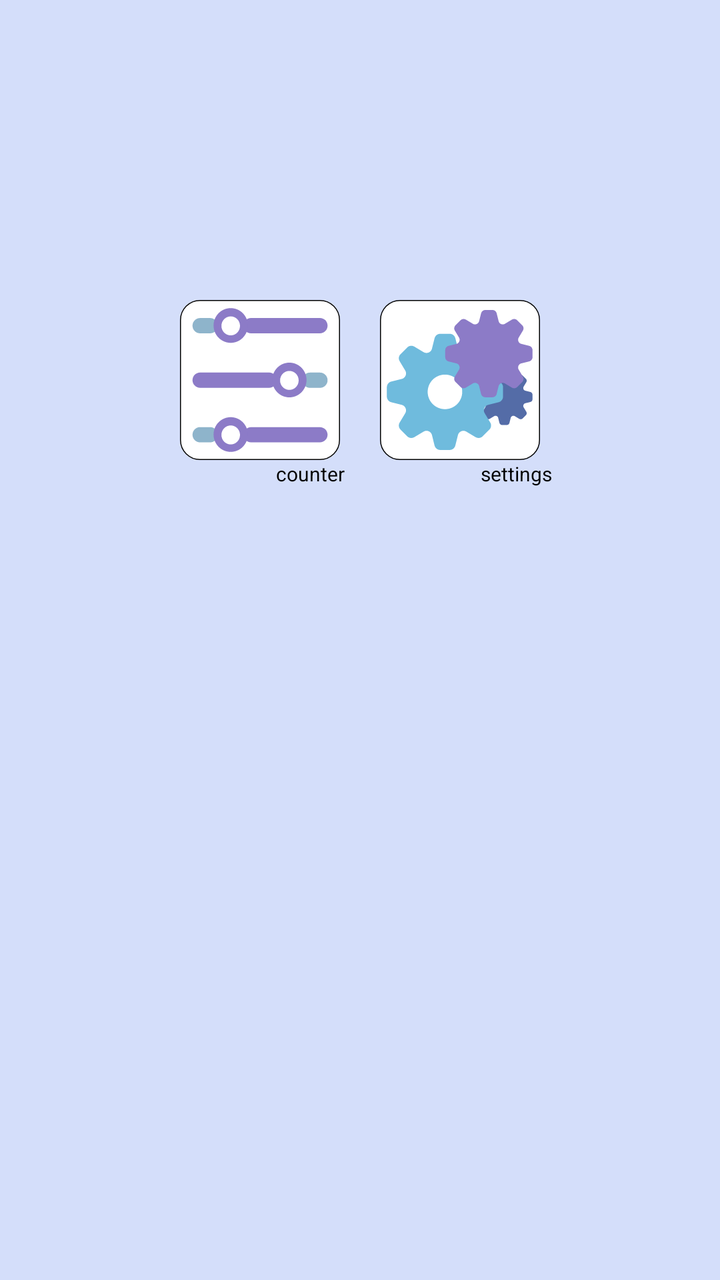
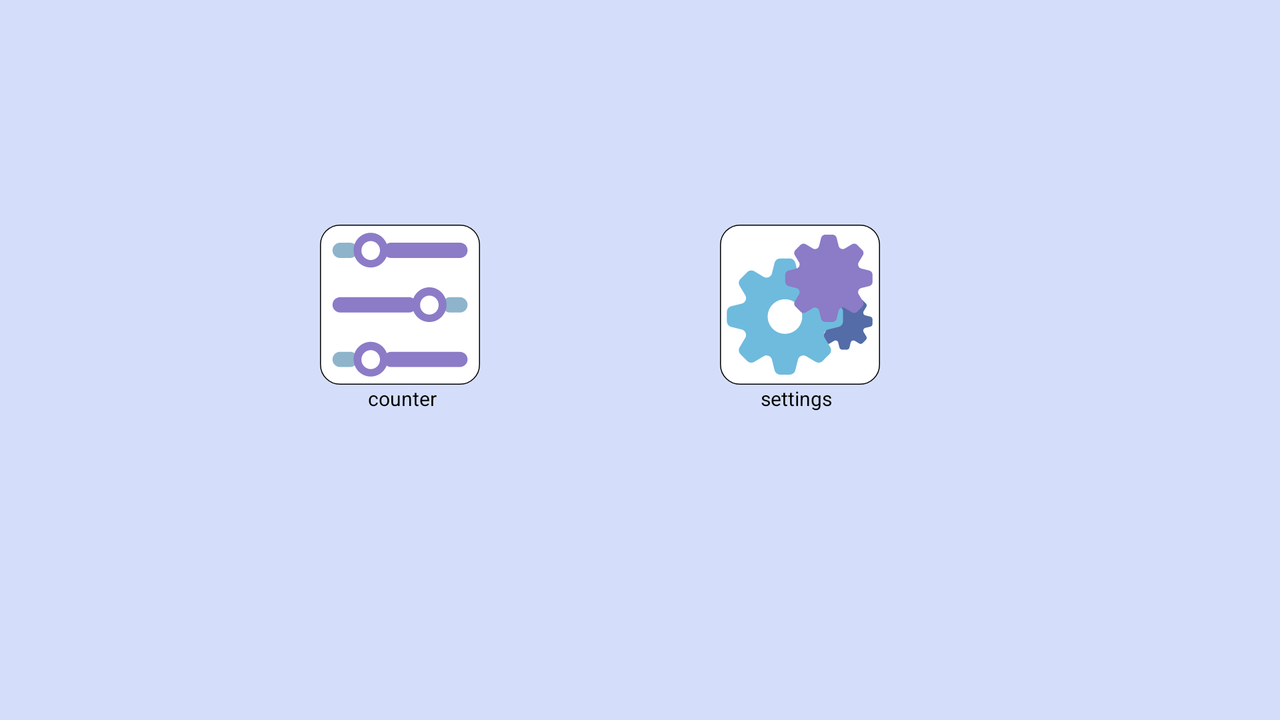

An Android layout and its configuration variant, each rendered on a device that would load it. The default file and the variant file are quoted in full after the pictures.
<!-- AndroidManifest.xml: application theme Theme.ClickCounter -->
<!-- res/layout/options_fragment.xml -->
<?xml version="1.0" encoding="utf-8"?>
<LinearLayout xmlns:android="http://schemas.android.com/apk/res/android"
    android:layout_width="match_parent"
    android:layout_height="match_parent"
    android:orientation="vertical"
    android:background="#D4DEFA"
    android:id="@+id/optionContainer">



    <LinearLayout
        android:layout_width="wrap_content"
        android:layout_height="wrap_content"
        android:orientation="horizontal"
        android:layout_gravity="center"
        android:layout_marginTop="150dp">

        <ImageButton
            android:id="@+id/counterButton"
            android:layout_width="80dp"
            android:layout_height="80dp"
            android:src="@drawable/ic_group_62"></ImageButton>

        <ImageButton
            android:id="@+id/settingsButton"
            android:layout_width="80dp"
            android:layout_height="80dp"
            android:layout_marginLeft="20dp"
            android:src="@drawable/ic_group_63"></ImageButton>

    </LinearLayout>
    <LinearLayout
        android:layout_width="wrap_content"
        android:layout_height="wrap_content">

        <TextView
            android:layout_width="wrap_content"
            android:layout_height="match_parent"
            android:layout_marginLeft="138dp"
            android:text="@string/counter"
            android:textColor="@color/black"
            android:textSize="10sp"></TextView>


        <TextView
            android:layout_width="wrap_content"
            android:layout_height="wrap_content"
            android:layout_marginStart="68dp"
            android:text="@string/settings"
            android:textColor="@color/black"
            android:textSize="10sp"></TextView>
    </LinearLayout>
</LinearLayout>
<!-- resources referenced by this layout -->
<resources>
  <!-- drawable ic_group_62: vector/xml drawable (drawable, 3657 chars, omitted) -->
  <!-- drawable ic_group_63: vector/xml drawable (drawable, 7786 chars, omitted) -->
  <string name="counter">counter</string>
  <string name="settings">settings</string>
  <style name="Theme.ClickCounter" parent="Theme.MaterialComponents.DayNight.DarkActionBar">
          
          <item name="colorPrimary">#A098ED</item>
          <item name="colorPrimaryVariant">@color/purple_700</item>
          <item name="colorOnPrimary">@color/white</item>
          
          <item name="colorSecondary">@color/teal_200</item>
          <item name="colorSecondaryVariant">@color/teal_700</item>
          <item name="colorOnSecondary">@color/black</item>
          
          <item name="android:statusBarColor" tools:targetApi="l">?attr/colorPrimaryVariant</item>
          
      </style>
</resources>
<!-- res/layout-land/options_fragment.xml (the repository's variant of the layout above) -->
<!-- drawn on the phone turned sideways -->
<?xml version="1.0" encoding="utf-8"?>
<androidx.constraintlayout.widget.ConstraintLayout xmlns:android="http://schemas.android.com/apk/res/android"
    xmlns:app="http://schemas.android.com/apk/res-auto"
    xmlns:tools="http://schemas.android.com/tools"
    android:layout_width="match_parent"
    android:layout_height="match_parent"
    android:orientation="vertical"
    android:background="#D4DEFA"
    android:id="@+id/optionContainer">

    <ImageButton
        android:id="@+id/settingsButton"
        android:layout_width="80dp"
        android:layout_height="80dp"
        android:layout_marginEnd="200dp"
        android:src="@drawable/ic_group_63"
        app:layout_constraintBottom_toBottomOf="parent"
        app:layout_constraintEnd_toEndOf="parent"
        app:layout_constraintTop_toTopOf="parent"
        app:layout_constraintVertical_bias="0.401"></ImageButton>

    <TextView
        android:id="@+id/textView"
        android:layout_width="wrap_content"
        android:layout_height="wrap_content"
        android:layout_marginEnd="24dp"
        android:text="@string/settings"
        android:textColor="@color/black"
        android:textSize="10sp"
        app:layout_constraintEnd_toEndOf="@+id/settingsButton"
        app:layout_constraintTop_toBottomOf="@+id/settingsButton"></TextView>

    <TextView

        android:layout_width="wrap_content"
        android:layout_height="wrap_content"
        android:layout_marginStart="24dp"
        android:text="@string/counter"
        android:textColor="@color/black"
        android:textSize="10sp"
        app:layout_constraintStart_toStartOf="@+id/counterButton"
        app:layout_constraintTop_toBottomOf="@+id/counterButton"></TextView>

    <ImageButton
        android:id="@+id/counterButton"
        android:layout_width="80dp"
        android:layout_height="80dp"
        android:src="@drawable/ic_group_62"
        app:layout_constraintBottom_toBottomOf="parent"
        app:layout_constraintEnd_toStartOf="@+id/settingsButton"
        app:layout_constraintHorizontal_bias="0.571"
        app:layout_constraintStart_toStartOf="parent"
        app:layout_constraintTop_toTopOf="parent"
        app:layout_constraintVertical_bias="0.401"></ImageButton>

</androidx.constraintlayout.widget.ConstraintLayout>
